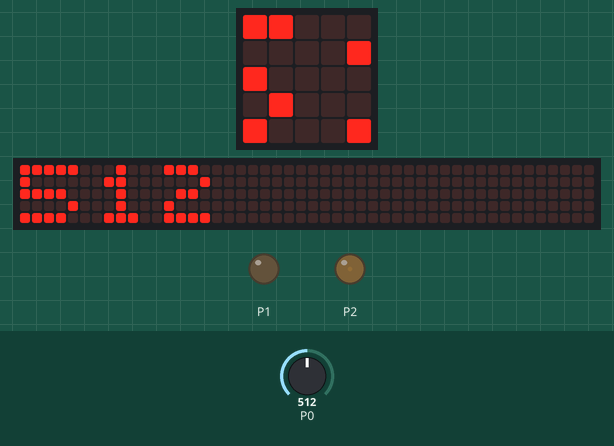
This program was run on a simulated BBC micro:bit (MakeCode). Shown: the board's 5×5 LED display, a strip that is not on the board, showing the scrolling text unrolled, output pins drawn as LEDs (lit = HIGH). The inputs (shaded band) are chosen by the test bench; at power-on: P0 = 512 (analog values on the 0–1023 scale). The 48×5 strip is a reading aid, not a part: it shows the text the display is scrolling, unrolled, one strip-width of it at a time.

Above: at 1.27 s.
1.3 s: P0 set to 0
At 4.8 s:
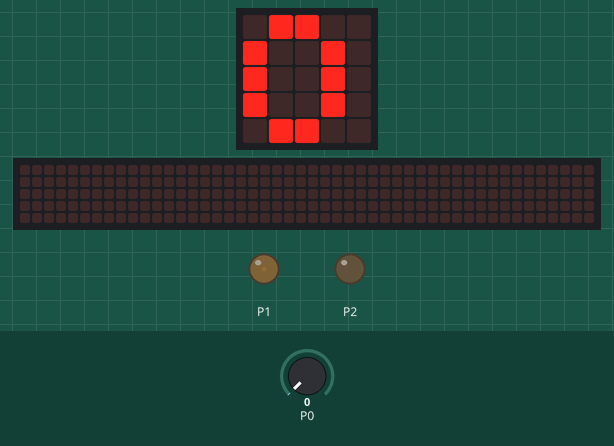
5.1 s: P0 set to 210
At 5.23 s:
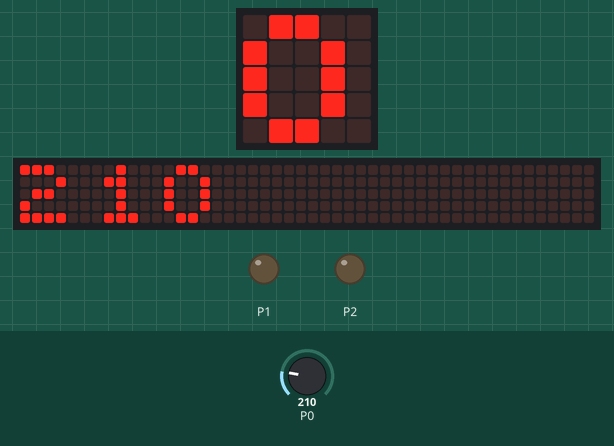
7.4 s: P0 set to 190
At 12.15 s:
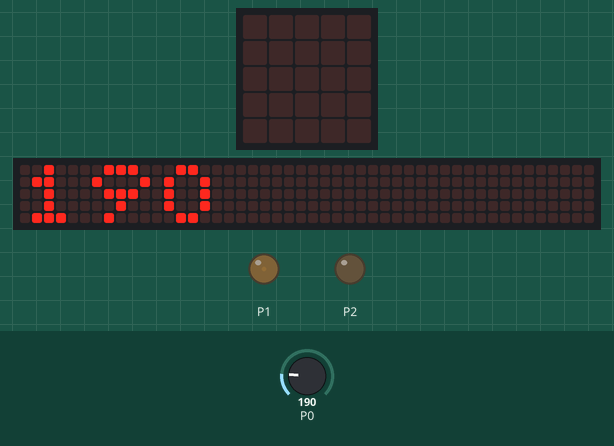
Timing chart, 0 to 13.7 s (numbered marks = the images above; inputs shaded):
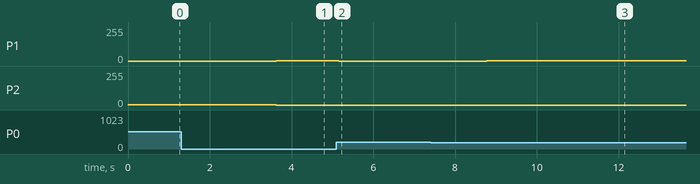

The program:

main.ts
```typescript
let intensite = 0
function bleu () {
    pins.analogWritePin(AnalogPin.P1, 0)
    pins.analogWritePin(AnalogPin.P2, 0)
    pins.analogWritePin(AnalogPin.P0, 1)
}
function rouge () {
    pins.analogWritePin(AnalogPin.P1, 1)
    pins.analogWritePin(AnalogPin.P2, 0)
    pins.analogWritePin(AnalogPin.P0, 0)
}
function vert () {
    pins.analogWritePin(AnalogPin.P1, 0)
    pins.analogWritePin(AnalogPin.P2, 1)
    pins.analogWritePin(AnalogPin.P0, 0)
}
basic.forever(function () {
    intensite = pins.analogReadPin(AnalogPin.P0)
    if (intensite >= 500) {
        vert()
    } else if (intensite < 500 && intensite >= 200) {
        bleu()
    } else {
        rouge()
    }
    basic.showNumber(pins.analogReadPin(AnalogPin.P0))
})
```

test.ts
```typescript
// les tests vont ici ; cela ne sera pas compilé si ce paquet est utilisé en tant qu'extension.
```

Measured:
- after the input at 1.3 s, P1: 0/255 → 1/255 after 2.3 s; P2: 1/255 → 0/255 after 2.3 s
- after the input at 5.1 s, P1: 1/255 → 0/255 after 0.06 s; the display: changes after 0.06 s (image 2)
- after the input at 7.4 s, P1: 0/255 → 1/255 after 1.4 s
- what the display in image 3 shows lasts 0.5 s, from 11.9 s to 12.4 s
